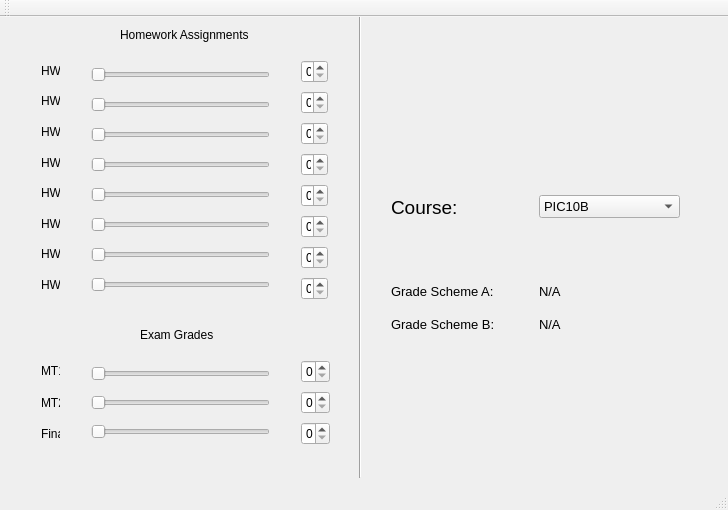
<?xml version="1.0" encoding="UTF-8"?>
<ui version="4.0">
 <class>GradeCalculator</class>
 <widget class="QMainWindow" name="GradeCalculator">
  <property name="geometry">
   <rect>
    <x>0</x>
    <y>0</y>
    <width>728</width>
    <height>510</height>
   </rect>
  </property>
  <property name="windowTitle">
   <string>GradeCalculator</string>
  </property>
  <property name="autoFillBackground">
   <bool>false</bool>
  </property>
  <property name="documentMode">
   <bool>false</bool>
  </property>
  <property name="tabShape">
   <enum>QTabWidget::Rounded</enum>
  </property>
  <widget class="QWidget" name="centralWidget">
   <widget class="QWidget" name="verticalLayoutWidget">
    <property name="geometry">
     <rect>
      <x>290</x>
      <y>30</y>
      <width>49</width>
      <height>271</height>
     </rect>
    </property>
    <layout class="QVBoxLayout" name="verticalLayout_2">
     <item>
      <widget class="QSpinBox" name="spinBox">
       <property name="maximum">
        <number>100</number>
       </property>
      </widget>
     </item>
     <item>
      <widget class="QSpinBox" name="spinBox_2">
       <property name="maximum">
        <number>100</number>
       </property>
      </widget>
     </item>
     <item>
      <widget class="QSpinBox" name="spinBox_3">
       <property name="maximum">
        <number>100</number>
       </property>
      </widget>
     </item>
     <item>
      <widget class="QSpinBox" name="spinBox_4">
       <property name="maximum">
        <number>100</number>
       </property>
      </widget>
     </item>
     <item>
      <widget class="QSpinBox" name="spinBox_5">
       <property name="maximum">
        <number>100</number>
       </property>
      </widget>
     </item>
     <item>
      <widget class="QSpinBox" name="spinBox_6">
       <property name="maximum">
        <number>100</number>
       </property>
      </widget>
     </item>
     <item>
      <widget class="QSpinBox" name="spinBox_7">
       <property name="maximum">
        <number>100</number>
       </property>
      </widget>
     </item>
     <item>
      <widget class="QSpinBox" name="spinBox_8">
       <property name="maximum">
        <number>100</number>
       </property>
      </widget>
     </item>
    </layout>
   </widget>
   <widget class="QWidget" name="verticalLayoutWidget_2">
    <property name="geometry">
     <rect>
      <x>80</x>
      <y>30</y>
      <width>201</width>
      <height>271</height>
     </rect>
    </property>
    <layout class="QVBoxLayout" name="verticalLayout_3">
     <item>
      <widget class="QSlider" name="horizontalSlider">
       <property name="maximum">
        <number>100</number>
       </property>
       <property name="orientation">
        <enum>Qt::Horizontal</enum>
       </property>
      </widget>
     </item>
     <item>
      <widget class="QSlider" name="horizontalSlider_2">
       <property name="maximum">
        <number>100</number>
       </property>
       <property name="orientation">
        <enum>Qt::Horizontal</enum>
       </property>
      </widget>
     </item>
     <item>
      <widget class="QSlider" name="horizontalSlider_3">
       <property name="maximum">
        <number>100</number>
       </property>
       <property name="orientation">
        <enum>Qt::Horizontal</enum>
       </property>
      </widget>
     </item>
     <item>
      <widget class="QSlider" name="horizontalSlider_4">
       <property name="maximum">
        <number>100</number>
       </property>
       <property name="orientation">
        <enum>Qt::Horizontal</enum>
       </property>
      </widget>
     </item>
     <item>
      <widget class="QSlider" name="horizontalSlider_5">
       <property name="maximum">
        <number>100</number>
       </property>
       <property name="orientation">
        <enum>Qt::Horizontal</enum>
       </property>
      </widget>
     </item>
     <item>
      <widget class="QSlider" name="horizontalSlider_6">
       <property name="maximum">
        <number>100</number>
       </property>
       <property name="orientation">
        <enum>Qt::Horizontal</enum>
       </property>
      </widget>
     </item>
     <item>
      <widget class="QSlider" name="horizontalSlider_7">
       <property name="maximum">
        <number>100</number>
       </property>
       <property name="orientation">
        <enum>Qt::Horizontal</enum>
       </property>
      </widget>
     </item>
     <item>
      <widget class="QSlider" name="horizontalSlider_8">
       <property name="maximum">
        <number>100</number>
       </property>
       <property name="orientation">
        <enum>Qt::Horizontal</enum>
       </property>
      </widget>
     </item>
    </layout>
   </widget>
   <widget class="Line" name="line">
    <property name="geometry">
     <rect>
      <x>350</x>
      <y>-10</y>
      <width>20</width>
      <height>471</height>
     </rect>
    </property>
    <property name="orientation">
     <enum>Qt::Vertical</enum>
    </property>
   </widget>
   <widget class="QLabel" name="label">
    <property name="geometry">
     <rect>
      <x>120</x>
      <y>10</y>
      <width>151</width>
      <height>16</height>
     </rect>
    </property>
    <property name="text">
     <string>Homework Assignments</string>
    </property>
   </widget>
   <widget class="QWidget" name="verticalLayoutWidget_3">
    <property name="geometry">
     <rect>
      <x>30</x>
      <y>30</y>
      <width>41</width>
      <height>261</height>
     </rect>
    </property>
    <layout class="QVBoxLayout" name="verticalLayout">
     <item>
      <widget class="QLabel" name="label_4">
       <property name="text">
        <string>HW1</string>
       </property>
      </widget>
     </item>
     <item>
      <widget class="QLabel" name="label_3">
       <property name="text">
        <string>HW2</string>
       </property>
      </widget>
     </item>
     <item>
      <widget class="QLabel" name="label_7">
       <property name="text">
        <string>HW3</string>
       </property>
      </widget>
     </item>
     <item>
      <widget class="QLabel" name="label_6">
       <property name="text">
        <string>HW4</string>
       </property>
      </widget>
     </item>
     <item>
      <widget class="QLabel" name="label_2">
       <property name="text">
        <string>HW5</string>
       </property>
      </widget>
     </item>
     <item>
      <widget class="QLabel" name="label_5">
       <property name="text">
        <string>HW6</string>
       </property>
      </widget>
     </item>
     <item>
      <widget class="QLabel" name="label_8">
       <property name="text">
        <string>HW7</string>
       </property>
      </widget>
     </item>
     <item>
      <widget class="QLabel" name="label_9">
       <property name="text">
        <string>HW8</string>
       </property>
      </widget>
     </item>
    </layout>
   </widget>
   <widget class="QWidget" name="verticalLayoutWidget_4">
    <property name="geometry">
     <rect>
      <x>30</x>
      <y>330</y>
      <width>41</width>
      <height>111</height>
     </rect>
    </property>
    <layout class="QVBoxLayout" name="verticalLayout_5">
     <item>
      <widget class="QLabel" name="label_10">
       <property name="text">
        <string>MT1</string>
       </property>
      </widget>
     </item>
     <item>
      <widget class="QLabel" name="label_11">
       <property name="text">
        <string>MT2</string>
       </property>
      </widget>
     </item>
     <item>
      <widget class="QLabel" name="label_12">
       <property name="text">
        <string>Final</string>
       </property>
      </widget>
     </item>
    </layout>
   </widget>
   <widget class="QWidget" name="verticalLayoutWidget_5">
    <property name="geometry">
     <rect>
      <x>80</x>
      <y>330</y>
      <width>201</width>
      <height>111</height>
     </rect>
    </property>
    <layout class="QVBoxLayout" name="verticalLayout_6">
     <item>
      <widget class="QSlider" name="horizontalSlider_9">
       <property name="maximum">
        <number>100</number>
       </property>
       <property name="orientation">
        <enum>Qt::Horizontal</enum>
       </property>
      </widget>
     </item>
     <item>
      <widget class="QSlider" name="horizontalSlider_10">
       <property name="maximum">
        <number>100</number>
       </property>
       <property name="orientation">
        <enum>Qt::Horizontal</enum>
       </property>
      </widget>
     </item>
     <item>
      <widget class="QSlider" name="horizontalSlider_11">
       <property name="maximum">
        <number>100</number>
       </property>
       <property name="orientation">
        <enum>Qt::Horizontal</enum>
       </property>
      </widget>
     </item>
    </layout>
   </widget>
   <widget class="QWidget" name="verticalLayoutWidget_6">
    <property name="geometry">
     <rect>
      <x>290</x>
      <y>330</y>
      <width>51</width>
      <height>111</height>
     </rect>
    </property>
    <layout class="QVBoxLayout" name="verticalLayout_7">
     <item>
      <widget class="QSpinBox" name="spinBox_9">
       <property name="maximum">
        <number>100</number>
       </property>
      </widget>
     </item>
     <item>
      <widget class="QSpinBox" name="spinBox_10">
       <property name="maximum">
        <number>100</number>
       </property>
      </widget>
     </item>
     <item>
      <widget class="QSpinBox" name="spinBox_11">
       <property name="maximum">
        <number>100</number>
       </property>
      </widget>
     </item>
    </layout>
   </widget>
   <widget class="QLabel" name="label_13">
    <property name="geometry">
     <rect>
      <x>140</x>
      <y>310</y>
      <width>151</width>
      <height>16</height>
     </rect>
    </property>
    <property name="text">
     <string>Exam Grades</string>
    </property>
   </widget>
   <widget class="QWidget" name="horizontalLayoutWidget">
    <property name="geometry">
     <rect>
      <x>380</x>
      <y>150</y>
      <width>311</width>
      <height>80</height>
     </rect>
    </property>
    <layout class="QHBoxLayout" name="horizontalLayout">
     <item>
      <widget class="QLabel" name="label_17">
       <property name="font">
        <font>
         <family>Arial</family>
         <pointsize>14</pointsize>
        </font>
       </property>
       <property name="text">
        <string>Course:</string>
       </property>
      </widget>
     </item>
     <item>
      <widget class="QComboBox" name="comboBox">
       <property name="font">
        <font>
         <pointsize>10</pointsize>
        </font>
       </property>
       <item>
        <property name="text">
         <string>PIC10B</string>
        </property>
       </item>
       <item>
        <property name="text">
         <string>PIC10C</string>
        </property>
       </item>
      </widget>
     </item>
    </layout>
   </widget>
   <widget class="QWidget" name="horizontalLayoutWidget_2">
    <property name="geometry">
     <rect>
      <x>380</x>
      <y>250</y>
      <width>311</width>
      <height>81</height>
     </rect>
    </property>
    <layout class="QHBoxLayout" name="horizontalLayout_2">
     <item>
      <layout class="QVBoxLayout" name="verticalLayout_8">
       <item>
        <widget class="QLabel" name="label_15">
         <property name="font">
          <font>
           <pointsize>10</pointsize>
          </font>
         </property>
         <property name="text">
          <string>Grade Scheme A:</string>
         </property>
        </widget>
       </item>
       <item>
        <widget class="QLabel" name="label_16">
         <property name="font">
          <font>
           <pointsize>10</pointsize>
          </font>
         </property>
         <property name="text">
          <string>Grade Scheme B:</string>
         </property>
        </widget>
       </item>
      </layout>
     </item>
     <item>
      <layout class="QVBoxLayout" name="verticalLayout_9">
       <item>
        <widget class="QLabel" name="label_14">
         <property name="font">
          <font>
           <pointsize>10</pointsize>
          </font>
         </property>
         <property name="text">
          <string>N/A</string>
         </property>
        </widget>
       </item>
       <item>
        <widget class="QLabel" name="label_18">
         <property name="font">
          <font>
           <pointsize>10</pointsize>
          </font>
         </property>
         <property name="text">
          <string>N/A</string>
         </property>
        </widget>
       </item>
      </layout>
     </item>
    </layout>
   </widget>
   <widget class="QLabel" name="label_19">
    <property name="geometry">
     <rect>
      <x>420</x>
      <y>70</y>
      <width>221</width>
      <height>41</height>
     </rect>
    </property>
    <property name="text">
     <string/>
    </property>
   </widget>
  </widget>
  <widget class="QStatusBar" name="statusBar"/>
  <widget class="QToolBar" name="mainToolBar">
   <attribute name="toolBarArea">
    <enum>TopToolBarArea</enum>
   </attribute>
   <attribute name="toolBarBreak">
    <bool>false</bool>
   </attribute>
  </widget>
  <widget class="QMenuBar" name="menuBar">
   <property name="geometry">
    <rect>
     <x>0</x>
     <y>0</y>
     <width>728</width>
     <height>26</height>
    </rect>
   </property>
  </widget>
 </widget>
 <layoutdefault spacing="6" margin="11"/>
 <resources/>
 <connections>
  <connection>
   <sender>horizontalSlider</sender>
   <signal>valueChanged(int)</signal>
   <receiver>spinBox</receiver>
   <slot>setValue(int)</slot>
   <hints>
    <hint type="sourcelabel">
     <x>449</x>
     <y>380</y>
    </hint>
    <hint type="destinationlabel">
     <x>159</x>
     <y>70</y>
    </hint>
   </hints>
  </connection>
  <connection>
   <sender>horizontalSlider_2</sender>
   <signal>valueChanged(int)</signal>
   <receiver>spinBox_2</receiver>
   <slot>setValue(int)</slot>
   <hints>
    <hint type="sourcelabel">
     <x>180</x>
     <y>158</y>
    </hint>
    <hint type="destinationlabel">
     <x>345</x>
     <y>158</y>
    </hint>
   </hints>
  </connection>
  <connection>
   <sender>spinBox</sender>
   <signal>valueChanged(int)</signal>
   <receiver>horizontalSlider</receiver>
   <slot>setValue(int)</slot>
   <hints>
    <hint type="sourcelabel">
     <x>345</x>
     <y>125</y>
    </hint>
    <hint type="destinationlabel">
     <x>180</x>
     <y>125</y>
    </hint>
   </hints>
  </connection>
  <connection>
   <sender>spinBox_2</sender>
   <signal>valueChanged(int)</signal>
   <receiver>horizontalSlider_2</receiver>
   <slot>setValue(int)</slot>
   <hints>
    <hint type="sourcelabel">
     <x>345</x>
     <y>158</y>
    </hint>
    <hint type="destinationlabel">
     <x>180</x>
     <y>158</y>
    </hint>
   </hints>
  </connection>
  <connection>
   <sender>spinBox_3</sender>
   <signal>valueChanged(int)</signal>
   <receiver>horizontalSlider_3</receiver>
   <slot>setValue(int)</slot>
   <hints>
    <hint type="sourcelabel">
     <x>345</x>
     <y>191</y>
    </hint>
    <hint type="destinationlabel">
     <x>180</x>
     <y>191</y>
    </hint>
   </hints>
  </connection>
  <connection>
   <sender>horizontalSlider_3</sender>
   <signal>valueChanged(int)</signal>
   <receiver>spinBox_3</receiver>
   <slot>setValue(int)</slot>
   <hints>
    <hint type="sourcelabel">
     <x>180</x>
     <y>191</y>
    </hint>
    <hint type="destinationlabel">
     <x>345</x>
     <y>191</y>
    </hint>
   </hints>
  </connection>
  <connection>
   <sender>horizontalSlider_4</sender>
   <signal>valueChanged(int)</signal>
   <receiver>spinBox_4</receiver>
   <slot>setValue(int)</slot>
   <hints>
    <hint type="sourcelabel">
     <x>180</x>
     <y>224</y>
    </hint>
    <hint type="destinationlabel">
     <x>345</x>
     <y>224</y>
    </hint>
   </hints>
  </connection>
  <connection>
   <sender>spinBox_4</sender>
   <signal>valueChanged(int)</signal>
   <receiver>horizontalSlider_4</receiver>
   <slot>setValue(int)</slot>
   <hints>
    <hint type="sourcelabel">
     <x>345</x>
     <y>224</y>
    </hint>
    <hint type="destinationlabel">
     <x>180</x>
     <y>224</y>
    </hint>
   </hints>
  </connection>
  <connection>
   <sender>spinBox_5</sender>
   <signal>valueChanged(int)</signal>
   <receiver>horizontalSlider_5</receiver>
   <slot>setValue(int)</slot>
   <hints>
    <hint type="sourcelabel">
     <x>345</x>
     <y>257</y>
    </hint>
    <hint type="destinationlabel">
     <x>180</x>
     <y>257</y>
    </hint>
   </hints>
  </connection>
  <connection>
   <sender>horizontalSlider_5</sender>
   <signal>valueChanged(int)</signal>
   <receiver>spinBox_5</receiver>
   <slot>setValue(int)</slot>
   <hints>
    <hint type="sourcelabel">
     <x>180</x>
     <y>257</y>
    </hint>
    <hint type="destinationlabel">
     <x>345</x>
     <y>257</y>
    </hint>
   </hints>
  </connection>
  <connection>
   <sender>spinBox_8</sender>
   <signal>valueChanged(int)</signal>
   <receiver>horizontalSlider_8</receiver>
   <slot>setValue(int)</slot>
   <hints>
    <hint type="sourcelabel">
     <x>345</x>
     <y>356</y>
    </hint>
    <hint type="destinationlabel">
     <x>180</x>
     <y>356</y>
    </hint>
   </hints>
  </connection>
  <connection>
   <sender>horizontalSlider_8</sender>
   <signal>valueChanged(int)</signal>
   <receiver>spinBox_8</receiver>
   <slot>setValue(int)</slot>
   <hints>
    <hint type="sourcelabel">
     <x>180</x>
     <y>356</y>
    </hint>
    <hint type="destinationlabel">
     <x>345</x>
     <y>356</y>
    </hint>
   </hints>
  </connection>
  <connection>
   <sender>spinBox_6</sender>
   <signal>valueChanged(int)</signal>
   <receiver>horizontalSlider_6</receiver>
   <slot>setValue(int)</slot>
   <hints>
    <hint type="sourcelabel">
     <x>345</x>
     <y>290</y>
    </hint>
    <hint type="destinationlabel">
     <x>180</x>
     <y>290</y>
    </hint>
   </hints>
  </connection>
  <connection>
   <sender>spinBox_7</sender>
   <signal>valueChanged(int)</signal>
   <receiver>horizontalSlider_7</receiver>
   <slot>setValue(int)</slot>
   <hints>
    <hint type="sourcelabel">
     <x>345</x>
     <y>323</y>
    </hint>
    <hint type="destinationlabel">
     <x>180</x>
     <y>323</y>
    </hint>
   </hints>
  </connection>
  <connection>
   <sender>horizontalSlider_6</sender>
   <signal>valueChanged(int)</signal>
   <receiver>spinBox_6</receiver>
   <slot>setValue(int)</slot>
   <hints>
    <hint type="sourcelabel">
     <x>180</x>
     <y>290</y>
    </hint>
    <hint type="destinationlabel">
     <x>345</x>
     <y>290</y>
    </hint>
   </hints>
  </connection>
  <connection>
   <sender>horizontalSlider_7</sender>
   <signal>valueChanged(int)</signal>
   <receiver>spinBox_7</receiver>
   <slot>setValue(int)</slot>
   <hints>
    <hint type="sourcelabel">
     <x>180</x>
     <y>323</y>
    </hint>
    <hint type="destinationlabel">
     <x>345</x>
     <y>323</y>
    </hint>
   </hints>
  </connection>
  <connection>
   <sender>spinBox_9</sender>
   <signal>valueChanged(int)</signal>
   <receiver>horizontalSlider_9</receiver>
   <slot>setValue(int)</slot>
   <hints>
    <hint type="sourcelabel">
     <x>295</x>
     <y>388</y>
    </hint>
    <hint type="destinationlabel">
     <x>160</x>
     <y>388</y>
    </hint>
   </hints>
  </connection>
  <connection>
   <sender>spinBox_10</sender>
   <signal>valueChanged(int)</signal>
   <receiver>horizontalSlider_10</receiver>
   <slot>setValue(int)</slot>
   <hints>
    <hint type="sourcelabel">
     <x>295</x>
     <y>424</y>
    </hint>
    <hint type="destinationlabel">
     <x>160</x>
     <y>424</y>
    </hint>
   </hints>
  </connection>
  <connection>
   <sender>spinBox_11</sender>
   <signal>valueChanged(int)</signal>
   <receiver>horizontalSlider_11</receiver>
   <slot>setValue(int)</slot>
   <hints>
    <hint type="sourcelabel">
     <x>295</x>
     <y>460</y>
    </hint>
    <hint type="destinationlabel">
     <x>160</x>
     <y>460</y>
    </hint>
   </hints>
  </connection>
  <connection>
   <sender>horizontalSlider_10</sender>
   <signal>valueChanged(int)</signal>
   <receiver>spinBox_10</receiver>
   <slot>setValue(int)</slot>
   <hints>
    <hint type="sourcelabel">
     <x>160</x>
     <y>424</y>
    </hint>
    <hint type="destinationlabel">
     <x>295</x>
     <y>424</y>
    </hint>
   </hints>
  </connection>
  <connection>
   <sender>horizontalSlider_11</sender>
   <signal>valueChanged(int)</signal>
   <receiver>spinBox_11</receiver>
   <slot>setValue(int)</slot>
   <hints>
    <hint type="sourcelabel">
     <x>160</x>
     <y>460</y>
    </hint>
    <hint type="destinationlabel">
     <x>295</x>
     <y>460</y>
    </hint>
   </hints>
  </connection>
  <connection>
   <sender>horizontalSlider_9</sender>
   <signal>valueChanged(int)</signal>
   <receiver>spinBox_9</receiver>
   <slot>setValue(int)</slot>
   <hints>
    <hint type="sourcelabel">
     <x>160</x>
     <y>388</y>
    </hint>
    <hint type="destinationlabel">
     <x>295</x>
     <y>388</y>
    </hint>
   </hints>
  </connection>
 </connections>
</ui>
